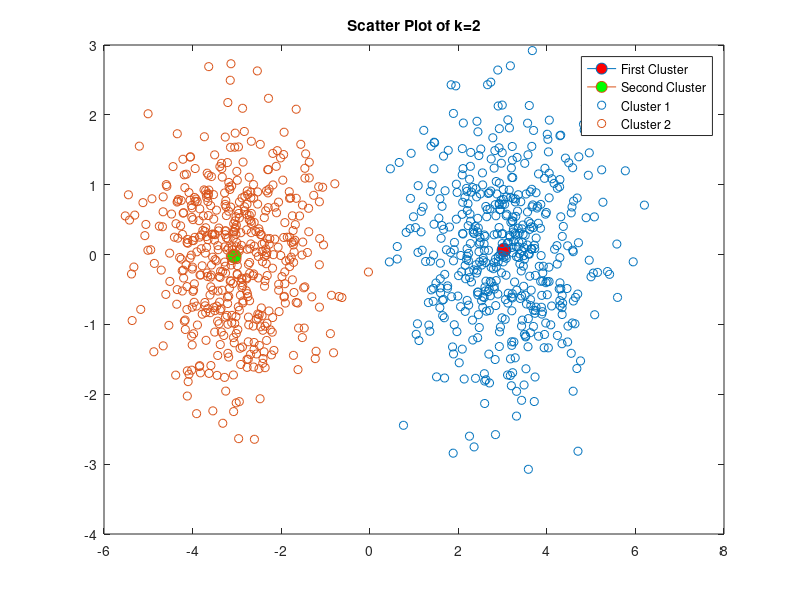

The MATLAB script that drew this image:
% clear console
clc;
clear;

disp('ill be k means weeee');

% Load data
load = load('kmeans1.mat');
dataMat = cell2mat(struct2cell(load));

%init parameters
szData = size(dataMat);
numberOfExamples = szData(1);
k = 2;
centroids = [];
clusterLabels = zeros(numberOfExamples,1);
maxEpochs = 1000;

% take random samples from the data set
for i=1:k
    rng(41 + i)
    randomIndex = randsample(numberOfExamples,1);
    randomPoint = dataMat(randomIndex,:);
    centroids = [centroids; randomPoint];
end

% Epochs loop
for j=1:maxEpochs
    % Assign data points to the nearest cluster
    for i=1:numberOfExamples
        % Get the current Point
        currentPoint = dataMat(i,:);
        % Calculate the distances
        currentDistance = pdist2(currentPoint, centroids(:,1:2),'euclidean');
        % Calculate the min
        [currentMin, minIdx] = min(currentDistance);
        % Assign the cluster to the min distance
        clusterLabels(i,1) = minIdx;
    end

    % Re compute the centroids as the mean of the points assigned to each
    % cluster
    % Old centroids as a stop condition for algo
    oldCentroids = centroids;
    for i=1:k
        % Find the indexes where we have the current cluster assign
        currentCentroidIndexes = find(clusterLabels == i);
        % Get the points
        currentCentroidPoints = dataMat(currentCentroidIndexes,:);
        % Recompute the centroid as the mean of the assigned points :D
        newCentroid = mean(currentCentroidPoints);
        % Re-assign the current centroid as the mean
        centroids(i,:) = newCentroid;
    end
    
    if abs(norm(oldCentroids) - norm(centroids))< 0.01
        % Escape the loop
        break
    end
end

colorz = ['r','g','b','c'];
% Plotz for dayz
for p=1:size(centroids,1)
    plot(centroids(p,1), centroids(p,2), '-o','MarkerSize',10, 'MarkerFaceColor', colorz(p));
    hold on
end
% Scatter Plot of the dataz
scatterData = [[dataMat] clusterLabels];
x1 = scatterData(:,1);
x2 = scatterData(:, 2);
classes = scatterData(:,3);
scatter(x1(classes == 1), x2(classes == 1))
hold on;
scatter(x1(classes == 2), x2(classes == 2))
hold off
legend('First Cluster','Second Cluster','Cluster 1','Cluster 2')
title('Scatter Plot of k=2');
